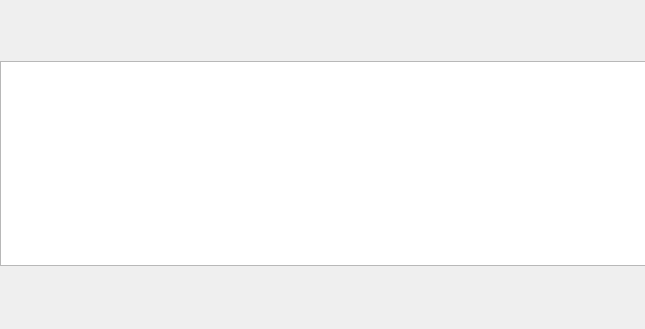
<?xml version="1.0" encoding="UTF-8"?>
<ui version="4.0">
 <class>QPandora</class>
 <widget class="QWidget" name="QPandora">
  <property name="geometry">
   <rect>
    <x>0</x>
    <y>0</y>
    <width>645</width>
    <height>329</height>
   </rect>
  </property>
  <property name="windowTitle">
   <string>QPandora</string>
  </property>
  <property name="styleSheet">
   <string notr="true">QWidget#QPandora {border-image: url(:/mainwindow_bg.png);}
QPushButton:pressed { border-style: outset; }
QPushButton:hover { border-style: outset; }
QPushButton:enabled { border-style: outset; }
</string>
  </property>
  <widget class="QPushButton" name="btnTdown">
   <property name="geometry">
    <rect>
     <x>130</x>
     <y>279</y>
     <width>51</width>
     <height>40</height>
    </rect>
   </property>
   <property name="text">
    <string/>
   </property>
  </widget>
  <widget class="QPushButton" name="btnTup">
   <property name="geometry">
    <rect>
     <x>190</x>
     <y>279</y>
     <width>53</width>
     <height>40</height>
    </rect>
   </property>
   <property name="text">
    <string/>
   </property>
  </widget>
  <widget class="QPushButton" name="btnPlay">
   <property name="geometry">
    <rect>
     <x>380</x>
     <y>278</y>
     <width>62</width>
     <height>40</height>
    </rect>
   </property>
   <property name="focusPolicy">
    <enum>Qt::NoFocus</enum>
   </property>
   <property name="styleSheet">
    <string notr="true">background-color: transparent;
o</string>
   </property>
   <property name="text">
    <string/>
   </property>
   <property name="iconSize">
    <size>
     <width>50</width>
     <height>50</height>
    </size>
   </property>
  </widget>
  <widget class="QPushButton" name="btnChange">
   <property name="geometry">
    <rect>
     <x>250</x>
     <y>272</y>
     <width>125</width>
     <height>50</height>
    </rect>
   </property>
   <property name="text">
    <string/>
   </property>
  </widget>
  <widget class="QPushButton" name="btnSkip">
   <property name="geometry">
    <rect>
     <x>447</x>
     <y>277</y>
     <width>58</width>
     <height>40</height>
    </rect>
   </property>
   <property name="text">
    <string/>
   </property>
  </widget>
  <widget class="QPushButton" name="btnExit">
   <property name="geometry">
    <rect>
     <x>581</x>
     <y>6</y>
     <width>51</width>
     <height>40</height>
    </rect>
   </property>
   <property name="text">
    <string/>
   </property>
  </widget>
  <widget class="QPushButton" name="btnUPdown">
   <property name="geometry">
    <rect>
     <x>525</x>
     <y>6</y>
     <width>51</width>
     <height>40</height>
    </rect>
   </property>
   <property name="text">
    <string/>
   </property>
  </widget>
  <widget class="QTextEdit" name="txtFeed">
   <property name="geometry">
    <rect>
     <x>0</x>
     <y>61</y>
     <width>646</width>
     <height>205</height>
    </rect>
   </property>
  </widget>
  <widget class="QPushButton" name="btnKill">
   <property name="geometry">
    <rect>
     <x>6</x>
     <y>280</y>
     <width>50</width>
     <height>40</height>
    </rect>
   </property>
   <property name="text">
    <string/>
   </property>
  </widget>
  <widget class="QPushButton" name="qpandora_title">
   <property name="geometry">
    <rect>
     <x>0</x>
     <y>0</y>
     <width>150</width>
     <height>50</height>
    </rect>
   </property>
   <property name="text">
    <string/>
   </property>
  </widget>
 </widget>
 <layoutdefault spacing="6" margin="11"/>
 <resources/>
 <connections/>
</ui>
